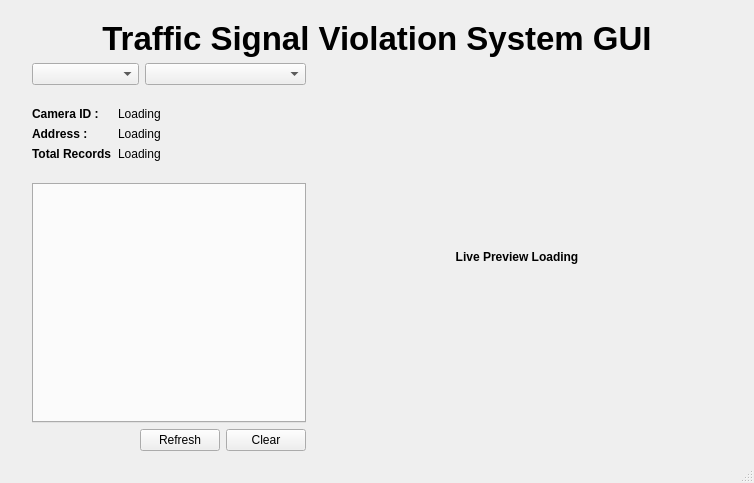
<?xml version="1.0" encoding="UTF-8"?>
<ui version="4.0">
 <class>MainWindow</class>
 <widget class="QMainWindow" name="MainWindow">
  <property name="geometry">
   <rect>
    <x>0</x>
    <y>0</y>
    <width>754</width>
    <height>483</height>
   </rect>
  </property>
  <property name="contextMenuPolicy">
   <enum>Qt::DefaultContextMenu</enum>
  </property>
  <property name="windowTitle">
   <string>Traffic Signal Violation System GUI</string>
  </property>
  <widget class="QWidget" name="centralwidget">
   <layout class="QVBoxLayout" name="verticalLayout_2">
    <property name="leftMargin">
     <number>32</number>
    </property>
    <property name="topMargin">
     <number>20</number>
    </property>
    <property name="rightMargin">
     <number>32</number>
    </property>
    <property name="bottomMargin">
     <number>10</number>
    </property>
    <item>
     <widget class="QLabel" name="label">
      <property name="font">
       <font>
        <pointsize>25</pointsize>
        <weight>70</weight>
        <bold>true</bold>
        <underline>false</underline>
       </font>
      </property>
      <property name="text">
       <string>Traffic Signal Violation System GUI</string>
      </property>
      <property name="alignment">
       <set>Qt::AlignCenter</set>
      </property>
     </widget>
    </item>
    <item>
     <layout class="QHBoxLayout" name="horizontalLayout_3" stretch="2,3">
      <item>
       <layout class="QVBoxLayout" name="verticalLayout">
        <item>
         <layout class="QHBoxLayout" name="horizontalLayout_2" stretch="2,3,1">
          <item>
           <widget class="QComboBox" name="camera_group"/>
          </item>
          <item>
           <widget class="QComboBox" name="cam_selector">
            <property name="enabled">
             <bool>true</bool>
            </property>
            <property name="editable">
             <bool>false</bool>
            </property>
            <property name="currentText">
             <string/>
            </property>
            <property name="currentIndex">
             <number>-1</number>
            </property>
            <property name="maxVisibleItems">
             <number>5</number>
            </property>
           </widget>
          </item>
         
         </layout>
        </item>
        <item>
         <layout class="QFormLayout" name="formLayout">
          <property name="topMargin">
           <number>16</number>
          </property>
          <property name="bottomMargin">
           <number>16</number>
          </property>
          <item row="0" column="0">
           <widget class="QLabel" name="cam_id_label">
            <property name="font">
             <font>
              <weight>75</weight>
              <bold>true</bold>
             </font>
            </property>
            <property name="text">
             <string>Camera ID : </string>
            </property>
           </widget>
          </item>
          <item row="0" column="1">
           <widget class="QLabel" name="cam_id">
            <property name="text">
             <string>Loading</string>
            </property>
           </widget>
          </item>
          <item row="1" column="0">
           <widget class="QLabel" name="address_label">
            <property name="font">
             <font>
              <weight>75</weight>
              <bold>true</bold>
             </font>
            </property>
            <property name="text">
             <string>Address : </string>
            </property>
           </widget>
          </item>
          <item row="1" column="1">
           <widget class="QLabel" name="address">
            <property name="text">
             <string>Loading</string>
            </property>
           </widget>
          </item>
          <item row="2" column="0">
           <widget class="QLabel" name="total_records_label">
            <property name="font">
             <font>
              <weight>75</weight>
              <bold>true</bold>
             </font>
            </property>
            <property name="text">
             <string>Total Records</string>
            </property>
           </widget>
          </item>
          <item row="2" column="1">
           <widget class="QLabel" name="total_records">
            <property name="text">
             <string>Loading</string>
            </property>
           </widget>
          </item>
         </layout>
        </item>
        <item>
         <widget class="QTabWidget" name="log_tabwidget">
          <property name="minimumSize">
           <size>
            <width>0</width>
            <height>200</height>
           </size>
          </property>
          <property name="tabShape">
           <enum>QTabWidget::Rounded</enum>
          </property>
          <property name="currentIndex">
           <number>0</number>
          </property>
          <property name="documentMode">
           <bool>false</bool>
          </property>
          <property name="movable">
           <bool>true</bool>
          </property>
          <property name="tabBarAutoHide">
           <bool>true</bool>
          </property>
          <widget class="QWidget" name="tab_1">
           <property name="accessibleName">
            <string/>
           </property>
           <attribute name="title">
            <string>Tab 1</string>
           </attribute>
          </widget>
          
         </widget>
        </item>
        <item>
         <layout class="QHBoxLayout" name="horizontalLayout">
          <item>
           <spacer name="horizontalSpacer">
            <property name="orientation">
             <enum>Qt::Horizontal</enum>
            </property>
            <property name="sizeHint" stdset="0">
             <size>
              <width>158</width>
              <height>20</height>
             </size>
            </property>
           </spacer>
          </item>
          
          <item>
           <widget class="QPushButton" name="refresh_button">
            <property name="text">
             <string>Refresh</string>
            </property>
           </widget>
          </item>
          <item>
           <widget class="QPushButton" name="clear_button">
            <property name="text">
             <string>Clear</string>
            </property>
           </widget>
          </item>
         </layout>
        </item>
       </layout>
      </item>
      <item>
       <widget class="QLabel" name="live_preview">
        <property name="minimumSize">
         <size>
          <width>300</width>
          <height>0</height>
         </size>
        </property>
        <property name="font">
         <font>
          <weight>75</weight>
          <bold>true</bold>
         </font>
        </property>
        <property name="text">
         <string>Live Preview Loading</string>
        </property>
        <property name="alignment">
         <set>Qt::AlignCenter</set>
        </property>
       </widget>
      </item>
     </layout>
    </item>
   </layout>
  </widget>
  <widget class="QStatusBar" name="statusBar"/>
 </widget>
 <resources/>
 <connections/>
</ui>
